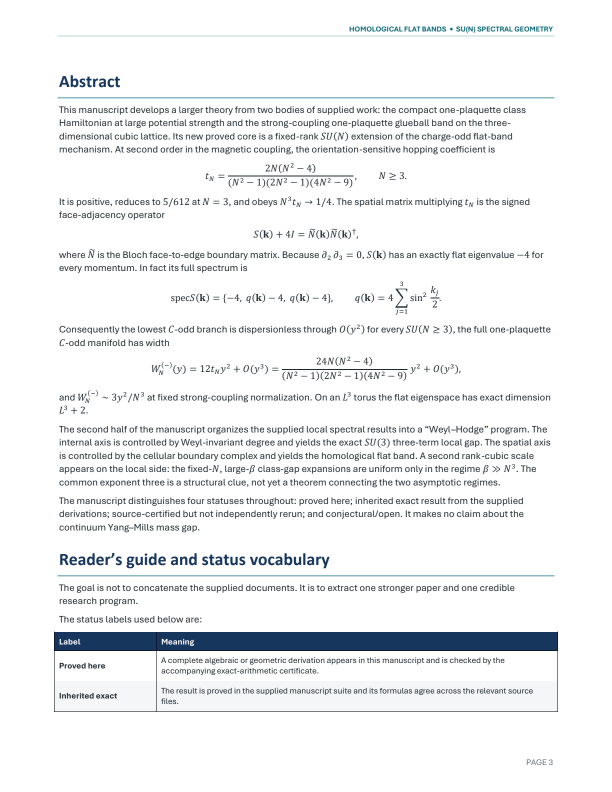
#> input picture corpus-import/records/audits/su_n_docx_render_audit/render/page-03.png, 1224 x 1584 px, found by its file name (shown at 1/2 size); its folder holds 4 pictures in this run
$ python make_contact_sheet.py
#> lines starting #> are read from the running program, lines starting #| are printed output that depends on the picture
from pathlib import Path
from PIL import Image, ImageDraw

render = Path(r"C:\Users\Alex\Downloads\_audit_su_n_docx_af3a56e7\render")
pages = [3, 6, 9, 13, 16, 21, 22]
thumbs = []
for page in pages:
    image = Image.open(render / f"page-{page:02d}.png").convert("RGB")
#> image is the input picture: PIL image 1224x1584 RGB; mean R, G, B 240.2, 241.5, 242.7
    image.thumbnail((500, 650))
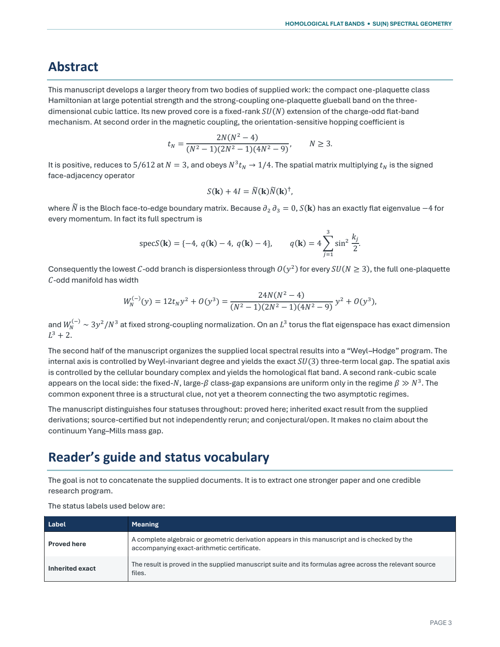
#> image: PIL image 500x647 RGB; mean R, G, B 239.8, 241.3, 242.5
    canvas = Image.new("RGB", (520, 690), "white")
#> canvas: PIL image 520x690 RGB; every value is 255
    canvas.paste(image, ((520 - image.width) // 2, 30))
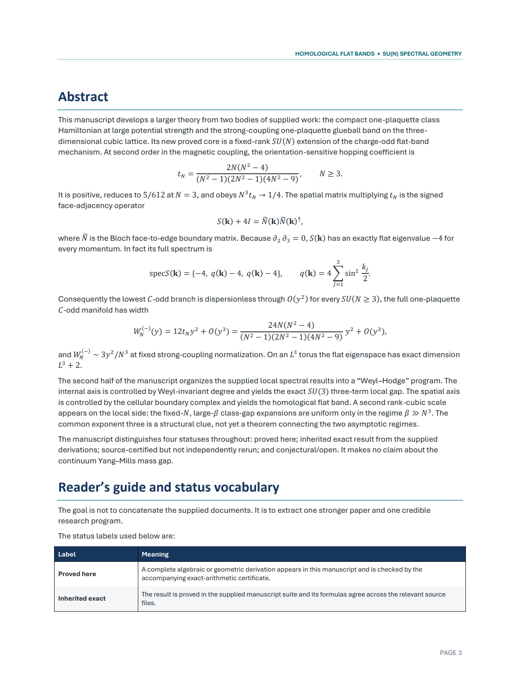
#> canvas: PIL image 520x690 RGB; mean R, G, B 241.3, 242.6, 243.7
    ImageDraw.Draw(canvas).text((10, 8), f"Page {page}", fill="black")
#> (the run stopped early here; a loop or call above may not have finished)
